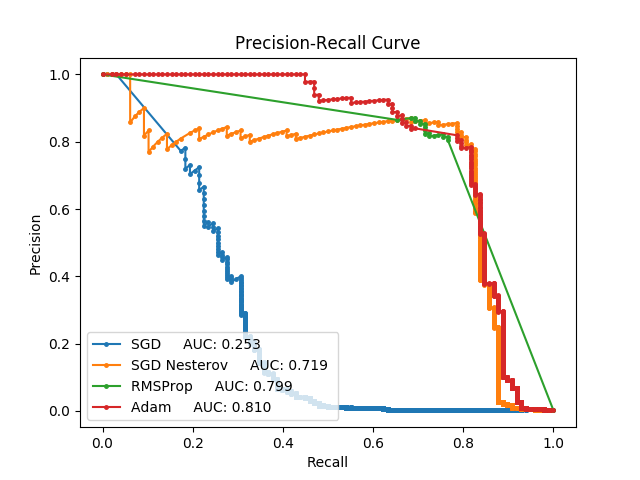

This figure's Python source:
import pandas as pd
import numpy as np
import matplotlib.pyplot as plt
import warnings
warnings.filterwarnings('ignore',category=FutureWarning)

from tensorflow import keras
from sklearn.metrics import precision_recall_curve, auc, precision_score
from sklearn.metrics import confusion_matrix, accuracy_score, classification_report
from sklearn.model_selection import train_test_split, cross_val_score, GridSearchCV
from sklearn.preprocessing import StandardScaler

data = pd.read_csv("creditcard.csv")

pd.set_option("display.float", "{:.2f}".format)

X = data.drop('Class', axis=1)
y = data.Class


x_sc = StandardScaler()
X_std = x_sc.fit_transform(X)

X_train, X_test, y_train, y_test = train_test_split(X_std, y, test_size=0.2, random_state=42)

X_train = np.array(X_train)
X_test = np.array(X_test)

y_train = np.array(y_train)
y_test = np.array(y_test)

model_list = []
model_list.append(keras.models.load_model("SGD.h5"))
model_list.append(keras.models.load_model("SGD_Nesterov_bce.h5"))
model_list.append(keras.models.load_model("RMSProp_bce.h5"))
model_list.append(keras.models.load_model("Adam_bce.h5"))

labels = ["SGD","SGD Nesterov","RMSProp","Adam"]
i = 0

for model in model_list:
	y_pred = model.predict(X_test)
	y_test = pd.DataFrame(y_test)

	print(f'\n{labels[i]} accuracy: {accuracy_score(y_test, y_pred.round())}')

	prec_sc = precision_score(y_test, y_pred.round(), average='binary')


	precision, recall, _ = precision_recall_curve(y_test, y_pred)

	auc_val = auc(recall, precision)

	plt.plot(recall, precision, marker = ".", markersize = 5, label = labels[i] + f"     AUC: {auc_val:.3f} " )
	plt.title(f'Precision-Recall Curve')
	plt.xlabel('Recall')
	plt.ylabel('Precision')
	plt.legend(loc='lower left')

	i = i + 1
plt.show()
